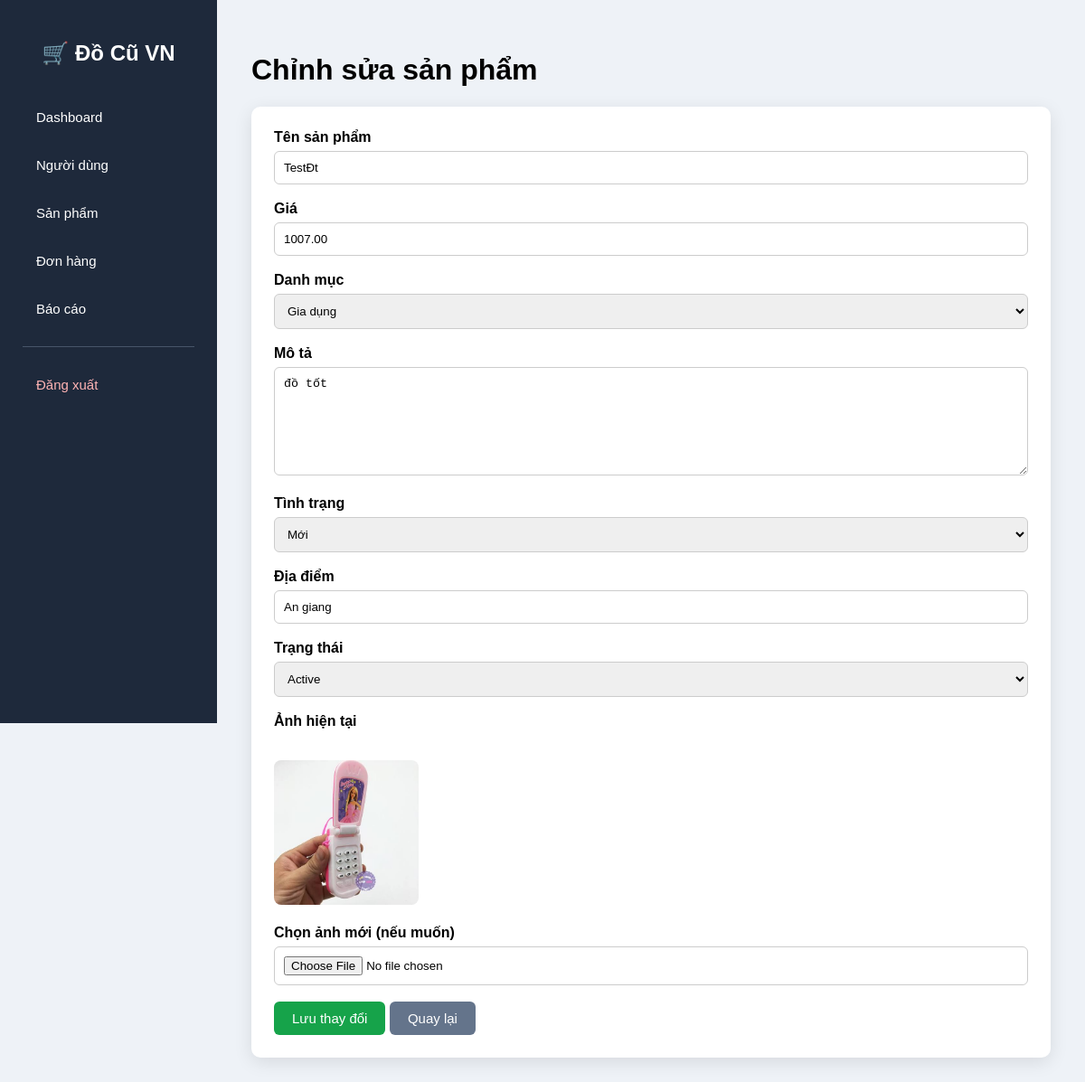
/admin/edit-product.php?id=13, run on an earlier commit of the app's database.
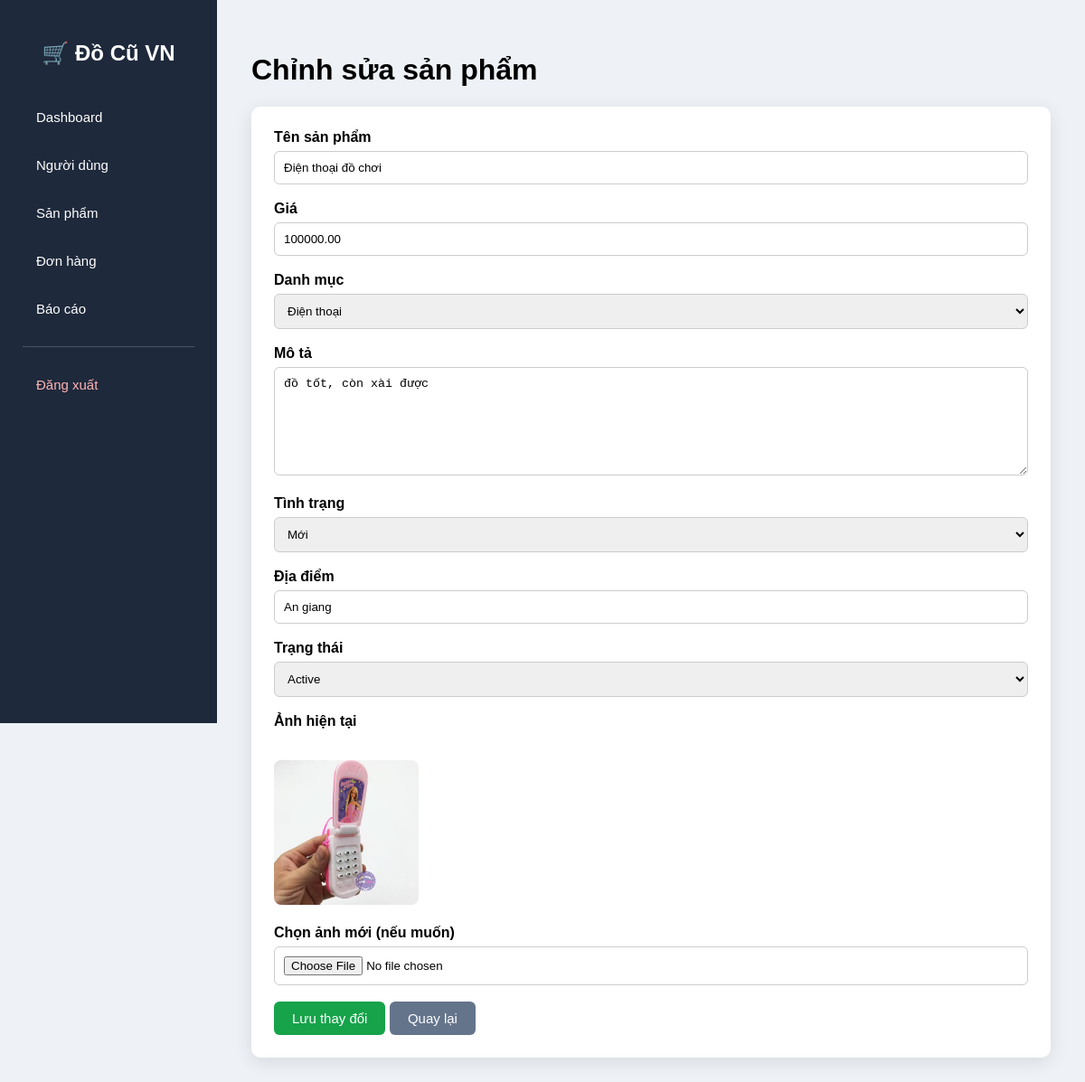
And on a later commit of the database.
### tables this page shows
CREATE TABLE `products` (
  `id` int(11) NOT NULL,
  `user_id` int(11) NOT NULL,
  `category_id` int(11) NOT NULL,
  `title` varchar(255) NOT NULL,
  `description` text DEFAULT NULL,
  `price` decimal(12,2) NOT NULL,
  `image` varchar(255) DEFAULT NULL,
  `condition_item` enum('new','like_new','good','fair') DEFAULT 'good',
  `location` varchar(255) DEFAULT NULL,
  `views` int(11) DEFAULT 0,
  `status` enum('active','pending','sold','deleted') DEFAULT 'active',
  `created_at` timestamp NOT NULL DEFAULT current_timestamp(),
  `updated_at` timestamp NOT NULL DEFAULT current_timestamp() ON UPDATE current_timestamp()
);

CREATE TABLE `categories` (
  `id` int(11) NOT NULL,
  `name` varchar(100) NOT NULL,
  `description` text DEFAULT NULL,
  `icon` varchar(100) DEFAULT NULL,
  `status` tinyint(4) DEFAULT 1
);

### admin/edit-product.php (the view, shortened to what this page needs)
<?php
require_once "../config/db.php";
$id = (int)$_GET["id"];
$categories = $conn->query("SELECT id,name FROM categories ORDER BY name");
$stmt = $conn->prepare("SELECT * FROM products WHERE id=?");
$stmt->bind_param("i", $id);
$stmt->execute();
$product = $stmt->get_result()->fetch_assoc();
?>
<!DOCTYPE html>
<html lang="vi">
<head>
<link rel="stylesheet" href="../assets/css/admin.css">
</head>
<body>
<div class="wrapper">
<?php include "sidebar.php"; ?>
<div class="content">
<h1>Chỉnh sửa sản phẩm</h1>
<div class="form-box">
<form method="POST" enctype="multipart/form-data">
<div class="form-group">
<label>Tên sản phẩm</label>
<input
type="text"
name="title"
required
value="<?= htmlspecialchars($product["title"]) ?>">
</div>
<div class="form-group">
<label>Giá</label>
<input
type="number"
name="price"
required
value="<?= $product["price"] ?>">
</div>
<div class="form-group">
<label>Danh mục</label>
<select name="category_id">
<?php
$categories->data_seek(0);
while($c = $categories->fetch_assoc()){
?>
<option
value="<?= $c["id"] ?>"
<?= $c["id"]==$product["category_id"]?"selected":"" ?>>
<?= htmlspecialchars($c["name"]) ?>
</option>
<?php } ?>
</select>
</div>
<div class="form-group">
<label>Mô tả</label>
<textarea
name="description"><?= htmlspecialchars($product["description"]) ?></textarea>
</div>
<div class="form-group">
<label>Tình trạng</label>
<select name="condition_item">
<option value="new" <?= $product["condition_item"]=="new"?"selected":"" ?>>Mới</option>
</select>
</div>
<div class="form-group">
<label>Địa điểm</label>
<input
type="text"
name="location"
value="<?= htmlspecialchars($product["location"]) ?>">
</div>
<div class="form-group">
<label>Trạng thái</label>
<select name="status">
<option value="active" <?= $product["status"]=="active"?"selected":"" ?>>Active</option>
</select>
</div>
<div class="form-group">
<label>Ảnh hiện tại</label>
<br>
<img src="../<?= htmlspecialchars($product["image"]) ?>">
</div>
<div class="form-group">
<label>Chọn ảnh mới (nếu muốn)</label>
<input type="file" name="image">
</div>
<button class="btn save">
Lưu thay đổi
</button>
<a
href="products.php"
class="btn cancel">
Quay lại
</a>
</form>
</div>
</div>
</div>
</body>
</html>

What changed in the data, as far as the page shows it:
changed products "An giang": title "TestĐt" → "Điện thoại đồ chơi"; price "1007.00" → "100000.00"; category_id "Gia dụng" → "Điện thoại"; description "đồ tốt" → "đồ tốt, còn xài được"; condition_item (not shown) → "Mới"
Also different on the page:
form field condition_item: "Mới" → (not shown)
